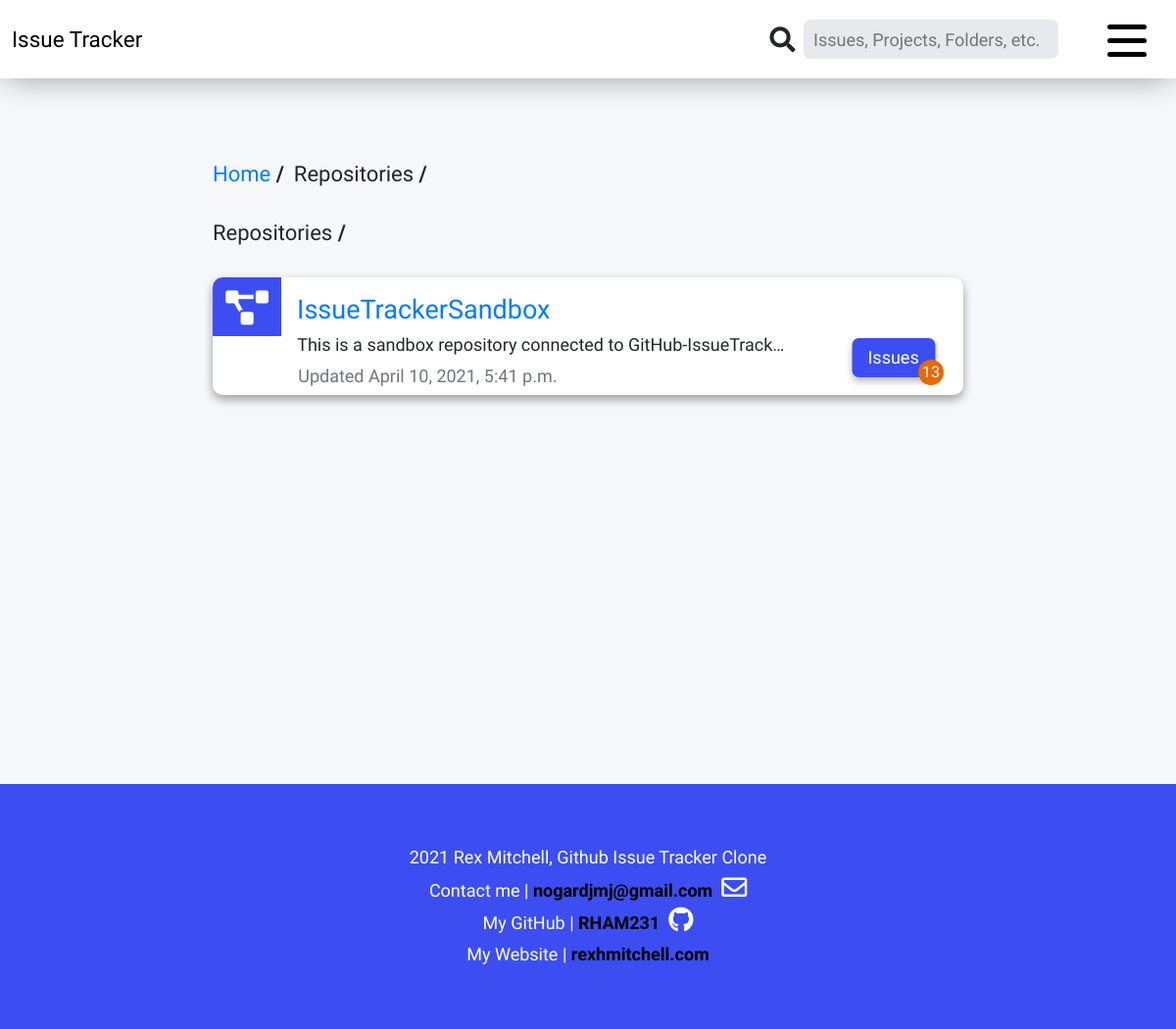
/Repositories/, run on an earlier commit of the app's database.
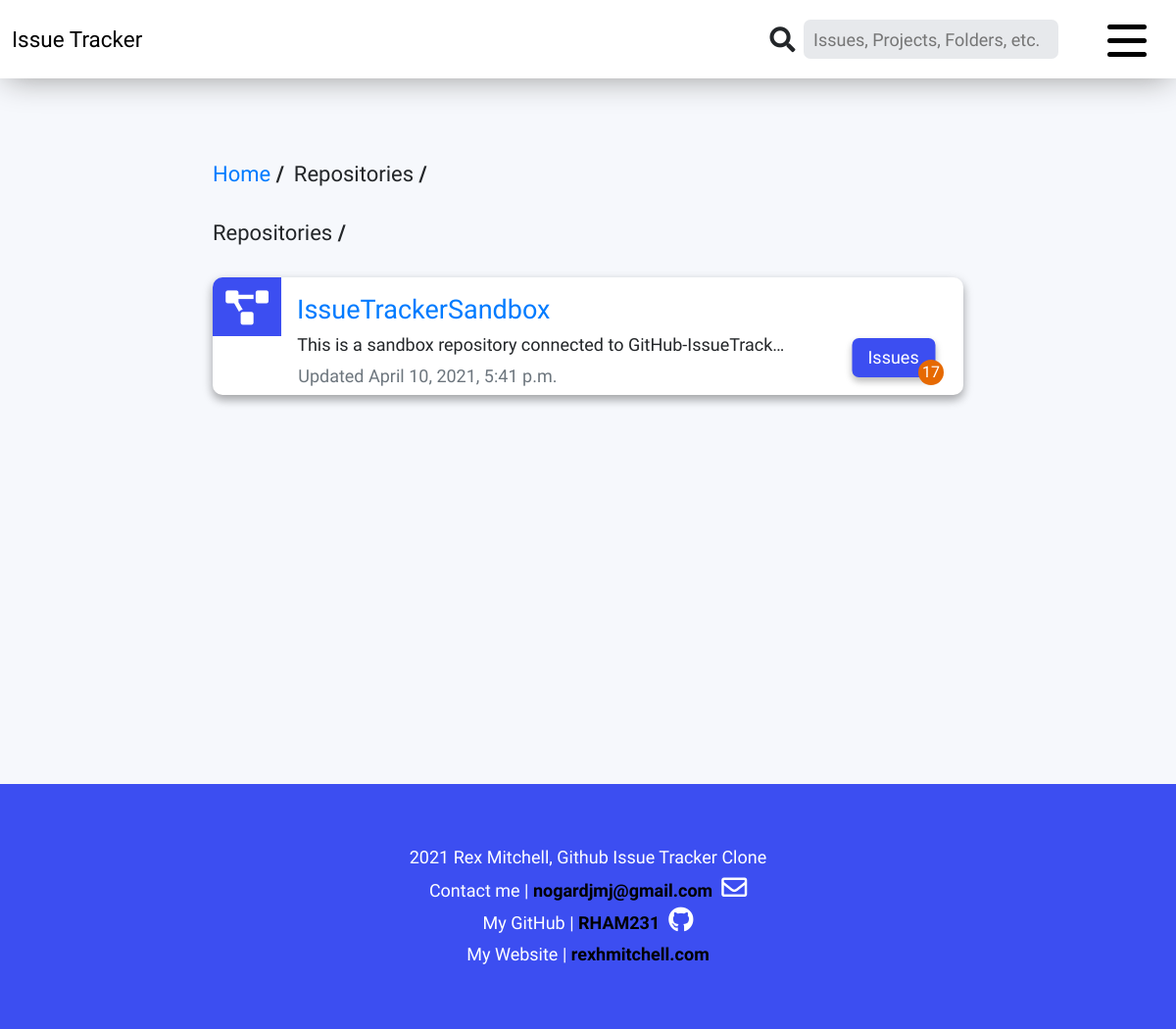
And on a later commit of the database.
### repositories/models.py (models this page shows, shortened)
class Repository(models.Model):
    name = models.CharField(max_length=100)
    description = models.CharField(max_length=255)
    open_issues_count = models.IntegerField()
    updated_at = models.DateTimeField(auto_now=False)
    url = models.URLField(max_length=200)
    slug = models.SlugField(max_length = 200, unique=True)
    def __init__(self, *args, **kwargs):
        super (Repository, self).__init__(*args, **kwargs)
        self.__original_name = self.name

### repositories/views.py (the view)
# urls.py: path('', RepositoryListView.as_view(), name='project-list'),
class RepositoryListView(ListView):
    model = Repository
    template_name = 'repositories/project_list.html'
    context_object_name = 'repositories'
    queryset = Repository.objects.all().annotate(issue_count=Count('issue_repo'))
    def get_context_data(self, **kwargs):
        context = super().get_context_data(**kwargs)
        context['title'] = 'Projects'
        return context

### base/forms.py
class MasterSearchForm(forms.Form):
    master_search = forms.CharField(
        required=False,
        widget=forms.TextInput(
            attrs={'placeholder':'Issues, Projects, Folders, etc.', 'class': 'ms-form-style'}
        )
    )

### base/context_processors.py (called while the page is built)
def Master_Search_Form(request):
    form_class = MasterSearchForm
    ms_search_form = form_class()
    return {
        'ms_search_form': ms_search_form,
    }

### base/path_converter.py (called while the page is built)
def expand_path(url_list):
    i=1
    expanded_url_list=[]
    while i <=len(url_list):
        expanded_url_list.append(url_list[0:i])
        i+=1
    if expanded_url_list[-1][-1] in ('Folders', 'Files'):
        expanded_url_list.remove(expanded_url_list[-2])
    return expanded_url_list

def path_to_namespace(paths):
    namespaces = []
    for path in paths:
        if isinstance(path, list):
            path[0] = '/' + path[0] + '/'
            path[0] = resolve(path[0]).url_name
        else:
            path = '/' + path + '/'
            path = resolve(path).url_name
        namespaces.append(path)
    return namespaces

### repositories/templates/repositories/project_list.html (shortened to what this page needs)
{% extends "base/base.html" %}
{% load static %}
{% block content %}
<div class="container-no-margin pr-3 pl-3">
  <div class="row mt-1 mb-4">
    <div class="col-lg-8 col-lg-offset-2 col-md-10 col-md-offset-1 col-sm-10 col-sm-offset-1 mx-auto">
      <a href="" class="current-path">Home</a><a class="link-divider">&nbsp/&nbsp</a>
      <a class="current-path">Repositories</a><a class="link-divider">&nbsp/&nbsp</a>
    </div>
  </div>
  <div class="row mt-1 mb-4">
    <div class="col-lg-8 col-lg-offset-2 col-md-10 col-md-offset-1 col-sm-10 col-sm-offset-1 mx-auto">
      {% for key, value in current_path.items %}
        {% if forloop.last %}
          <a class="current-path">{{ key }}</a><a class="link-divider">&nbsp/&nbsp</a>
        {% else %}
          <a href="{% url value %}" class="current-path">{{ key }}</a><a class="link-divider">&nbsp/&nbsp</a>
        {% endif %}
      {% endfor %}
    </div>
  </div>
  {% for repo in repositories %}
    <div class="row mb-4">
        <div class="col-lg-8 col-lg-offset-2 col-md-10 col-md-offset-1 col-sm-10 col-sm-offset-1 mx-auto">
        <div class="project-box">
            <div class="icon-tab">
            <i class="fas fa-project-diagram"></i>
            <a class="project-description dynamic-hide-small">{{ repo.description }}</a>
            <a class="project-date text-secondary dynamic-hide-small">Updated {{ repo.updated_at }}</a>
            </div>
            <div class="project-header">
            <h4><a href="{% url 'project-contents' repo_slug=repo.slug %}">{{ repo.name }}</a></h4>
            </div>
            <div class="row justify-content-end">
            <div class="project-button">
                <a href="" class="issue-button">Issues</a>
                {% if repo.issue_count > 99 %}
                <div class="issues-count text-center count-small"><a>{{ repo.issue_count }}</a></div>
                {% else %}
                <div class="issues-count text-center"><a>{{ repo.issue_count }}</a></div>
                {% endif %}
            </div>
            </div>
        </div>
        </div>
    </div>
  {% endfor %}
</div>
</div>
{% endblock content %}

What changed in the data, as far as the page shows it:
changed Repository "IssueTrackerSandbox": issue_count "13" → "17"
